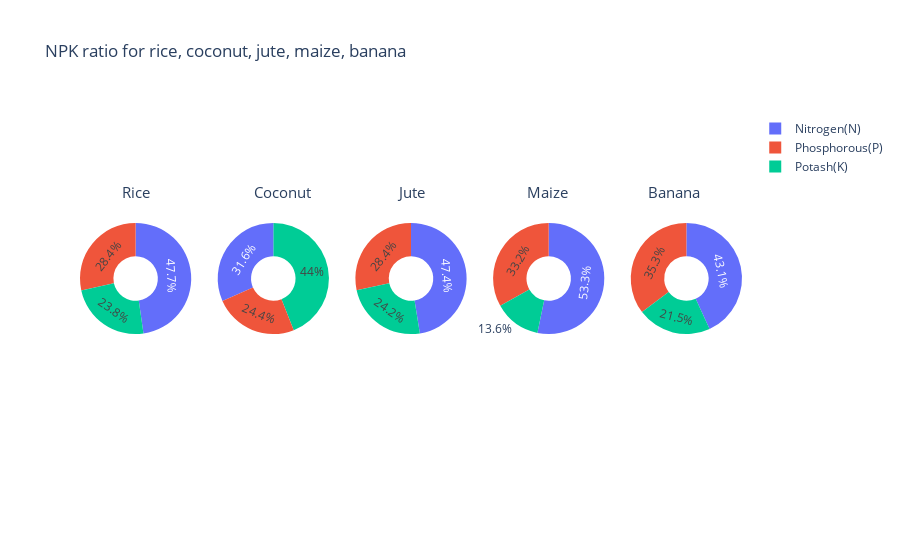

The notebook cell saved with this chart:
### Markdown cell above
### NPK ratio for rice, cotton, jute, maize, lentil

### Code cell
labels = ['Nitrogen(N)','Phosphorous(P)','Potash(K)']
fig = make_subplots(rows=1, cols=5, specs=[[{'type':'domain'}, {'type':'domain'},
                                            {'type':'domain'}, {'type':'domain'}, 
                                            {'type':'domain'}]])

rice_npk = crop_summary[crop_summary.index=='rice']
values = [rice_npk['N'][0], rice_npk['P'][0], rice_npk['K'][0]]
fig.add_trace(go.Pie(labels=labels, values=values,name="Rice"),1, 1)

coconut_npk = crop_summary[crop_summary.index=='coconut']
values = [coconut_npk['N'][0], coconut_npk['P'][0], coconut_npk['K'][0]]
fig.add_trace(go.Pie(labels=labels, values=values,name="Coconut"),1, 2)

jute_npk = crop_summary[crop_summary.index=='jute']
values = [jute_npk['N'][0], jute_npk['P'][0], jute_npk['K'][0]]
fig.add_trace(go.Pie(labels=labels, values=values,name="Jute"),1, 3)

maize_npk = crop_summary[crop_summary.index=='maize']
values = [maize_npk['N'][0], maize_npk['P'][0], maize_npk['K'][0]]
fig.add_trace(go.Pie(labels=labels, values=values,name="Maize"),1, 4)

banana_npk = crop_summary[crop_summary.index=='banana']
values = [banana_npk['N'][0], banana_npk['P'][0], banana_npk['K'][0]]
fig.add_trace(go.Pie(labels=labels, values=values,name="Banana"),1, 5)

fig.update_traces(hole=.4, hoverinfo="label+percent+name")
fig.update_layout(
    title_text="NPK ratio for rice, coconut, jute, maize, banana",
    annotations=[dict(text='Rice',x=0.06,y=0.8, font_size=15, showarrow=False),
                 dict(text='Coconut',x=0.26,y=0.8, font_size=15, showarrow=False),
                 dict(text='Jute',x=0.50,y=0.8, font_size=15, showarrow=False),
                 dict(text='Maize',x=0.74,y=0.8, font_size=15, showarrow=False),
                dict(text='Banana',x=0.94,y=0.8, font_size=15, showarrow=False)])
fig.show()

### Figure 1 — Plotly figure (JSON) as saved in the notebook; plotly's stock layout.template omitted (floating-point values rounded to 4 significant figures)
{"data": [{"domain": {"x": [0, 0.168], "y": [0, 1]}, "hole": 0.4, "hoverinfo": "label+percent+name", "labels": ["Nitrogen(N)", "Phosphorous(P)", "Potash(K)"], "name": "Rice", "type": "pie", "values": [79.89, 47.58, 39.87]}, {"domain": {"x": [0.208, 0.376], "y": [0, 1]}, "hole": 0.4, "hoverinfo": "label+percent+name", "labels": ["Nitrogen(N)", "Phosphorous(P)", "Potash(K)"], "name": "Coconut", "type": "pie", "values": [21.98, 16.93, 30.59]}, {"domain": {"x": [0.416, 0.584], "y": [0, 1]}, "hole": 0.4, "hoverinfo": "label+percent+name", "labels": ["Nitrogen(N)", "Phosphorous(P)", "Potash(K)"], "name": "Jute", "type": "pie", "values": [78.4, 46.86, 39.99]}, {"domain": {"x": [0.624, 0.792], "y": [0, 1]}, "hole": 0.4, "hoverinfo": "label+percent+name", "labels": ["Nitrogen(N)", "Phosphorous(P)", "Potash(K)"], "name": "Maize", "type": "pie", "values": [77.76, 48.44, 19.79]}, {"domain": {"x": [0.832, 1], "y": [0, 1]}, "hole": 0.4, "hoverinfo": "label+percent+name", "labels": ["Nitrogen(N)", "Phosphorous(P)", "Potash(K)"], "name": "Banana", "type": "pie", "values": [100.2, 82.01, 50.05]}], "layout": {"annotations": [{"font": {"size": 15}, "showarrow": false, "text": "Rice", "x": 0.06, "y": 0.8}, {"font": {"size": 15}, "showarrow": false, "text": "Coconut", "x": 0.26, "y": 0.8}, {"font": {"size": 15}, "showarrow": false, "text": "Jute", "x": 0.5, "y": 0.8}, {"font": {"size": 15}, "showarrow": false, "text": "Maize", "x": 0.74, "y": 0.8}, {"font": {"size": 15}, "showarrow": false, "text": "Banana", "x": 0.94, "y": 0.8}], "title": {"text": "NPK ratio for rice, coconut, jute, maize, banana"}}}
